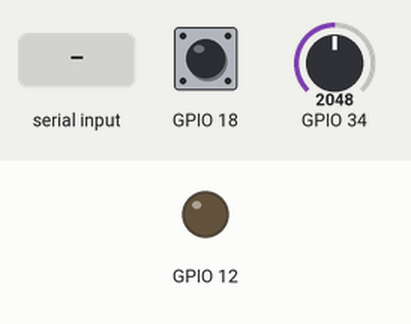
The sketch below on a simulated ESP32. Shown: output pins drawn as LEDs (lit = HIGH). Inputs (shaded band) come from the test bench; at power-on: GPIO 18 HIGH, GPIO 34 = 2048. What the sketch prints to the serial monitor is not drawn.

Above: at 1.2 s.
1.3 s: GPIO 18 pulled LOW for 0.15 s
2.9 s: "p 1\n" received over Serial
4.4 s: "c \n" received over Serial
5.9 s: "c 90\n" received over Serial
Timing chart, 0 to 8.4 s (numbered marks = the images above; inputs shaded):
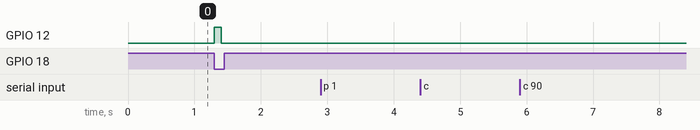

Measured:
- after the input at 1.3 s, GPIO 12: LOW → HIGH at once, → LOW 0.10 s later
- after the input at 2.9 s, every drawn part: stays the same
- after the input at 4.4 s, every drawn part: stays the same
- after the input at 5.9 s, every drawn part: stays the same

The sketch:

imageSensor.ino
```cpp
#include "interrupt.h"
#include "Pixel.h"

Pixel P = Pixel(ENV::RESET, ENV::LEVEL);

int resetTime = 100;
int expTime = 10;

void setup()
{
    Serial.begin(115200);

    pinMode(ENV::RESET, OUTPUT);
    pinMode(ENV::BTN, INPUT_PULLUP);
    pinMode(ENV::LEVEL, INPUT);

    analogSetWidth(ENV::ANALOG_WIDTH);

    attachInterrupt(digitalPinToInterrupt(ENV::BTN), handleInterrupt, FALLING);
}

void loop()
{
    if (INTERRUPT_FLAG)
    {
        float level = P.getExposedLevel(resetTime, expTime);
        Serial.println(level);

        INTERRUPT_FLAG = false; // 인터럽트 처리 완료 표시
        delay(100);
        attachInterrupt(digitalPinToInterrupt(ENV::BTN), handleInterrupt, FALLING); // 인터럽트 다시 활성화
    }

    if (Serial.available())
    {
        String input = Serial.readStringUntil('\n');
        input.trim(); // 입력 문자열의 앞뒤 공백 제거

        if (input.startsWith("r"))
        {
            // 파이썬 자동화를 위한 코드. 건드리지 말 것.
            Serial.println(resetTime + expTime);
            float level = P.getExposedLevel(resetTime, expTime);
            Serial.println(level);
        }
        else if (input.startsWith("c "))
        {
            // 시간 설정 변경용 코드
            input.remove(0, 2);
            int firstSpace = input.indexOf(' ');
            if (firstSpace == -1)
            {
                Serial.println("Invalid command format");
                return;
            }

            String resetTimeStr = input.substring(0, firstSpace);
            String expTimeStr = input.substring(firstSpace + 1);
            resetTime = resetTimeStr.toInt();
            expTime = expTimeStr.toInt();
            Serial.printf("Changed! resetTime: %d, expTime: %d\n", resetTime, expTime);
        }
        else if (input.startsWith("p"))
        {
            Serial.printf("Printing configs... resetTime: %d, expTime: %d\n", resetTime, expTime);
        }
        // else if (input.startsWith("t "))
        // {
        //     input.remove(0, 2);
        //     int firstSpace = input.indexOf(' ');
        //     int secondSpace = input.lastIndexOf(' ');
        //     if (firstSpace == -1 || secondSpace == -1 || firstSpace == secondSpace)
        //     {
        //         Serial.println("Invalid command format");
        //         return;
        //     }

        //     String resetTimeStr = input.substring(0, firstSpace);
        //     String expTimeStr = input.substring(firstSpace + 1, secondSpace);
        //     String stepStr = input.substring(secondSpace + 1);

        //     int reset = resetTimeStr.toInt();
        //     int exp = expTimeStr.toInt();
        //     int step = stepStr.toInt();

        //     Serial.printf("reset: %d, exp: %d, step: %d\n", reset, exp, step);

        //     float *array = new float[step];
        //     // chargingGraph(P, array, reset, exp, step);

        //     memset(array, 0, sizeof(float) * step); // 배열 초기화
        //     int duration = exp / step;

        //     P.resetCap(reset);
        //     for (int i = 0; i < step; i++)
        //     {
        //         array[i] = P.convertLevel(P.readLevel());
        //         delay(duration);
        //     }

        //     for (int i = 0; i < step; i++)
        //     {
        //         Serial.printf("%f ", array[i]);
        //         Serial.println();
        //     }
        //     delete[] array; // 동적 배열 메모리 해제
        // }
        else
        {
            Serial.println("Invalid command");
        }
    }
}
```

Pixel.h
```cpp
#include "interrupt.h"

class Pixel
{
private:
    int pixelId;
    int resetPin;
    int levelPin;

public:
    Pixel(int resetPin, int levelPin) : resetPin(resetPin), levelPin(levelPin) {}

    Pixel(int pixelId, int resetPin, int levelPin) : pixelId(pixelId), resetPin(resetPin), levelPin(levelPin) {}

    void resetCap(int resetTime)
    {
        digitalWrite(resetPin, HIGH);
        if (INTERRUPT_FLAG)
        {
            Serial.print("Resetting... resetTime: ");
            Serial.println(resetTime);
        }
        delay(resetTime);
        digitalWrite(resetPin, LOW);
        if (INTERRUPT_FLAG)
        {
            Serial.println("Reset complete.");
        }
    }

    float readLevel()
    {
        // 오버샘플링 코드
        float level = 0; // A0에서 읽은 값을 저장할 변수
        // A0 핀을 5번 읽어서 합산
        for (byte n = 0; n < 5; n++)
        {
            level += analogRead(levelPin); // A0 핀에서 값 읽기
            // delay(2); // 2밀리초 지연
        }
        // A0에서 읽은 값의 평균 계산
        level = level / 5;
        return level;
    }

    float convertLevel(float level)
    {
        return ((float)(pow(2, ENV::ANALOG_WIDTH) - level) / pow(2, ENV::ANALOG_WIDTH));
    }

    float getExposedLevel(int resetTime, int expTime)
    {
        this->resetCap(resetTime);

        #ifdef env1

        if (INTERRUPT_FLAG)
        {
            Serial.print("Exposing... expTime: ");
            Serial.println(expTime);
        }
        delay(expTime);
        if (INTERRUPT_FLAG)
        {
            Serial.println("Expose complete.");
        }


        float level = readLevel();

        #endif

        #ifdef env2

        if (INTERRUPT_FLAG) {
            Serial.print("Exposing... expTime: ");
            Serial.println(expTime);
        }

        // C1, C2 초기화 -> 0V
        digitalWrite(ENV::S1, HIGH);
        digitalWrite(ENV::S2, HIGH);
        digitalWrite(ENV::PC, HIGH);

        delay(resetTime);

        // S2 -> kTC noise level 저장됨.
        digitalWrite(ENV::S2, LOW);

        // 필요 없을 듯
        // delay(expTime / 4);

        // 노출 시작
        digitalWrite(ENV::TG, HIGH);

        delay(expTime);

        // 노출 종료
        digitalWrite(ENV::TG, LOW);

        // 필요 없을 듯
        // delay(expTime / 4);

        // S1 -> signal + kTC noise level 저장됨.
        digitalWrite(ENV::S1, LOW);

        digitalWrite(ENV::PC, LOW);

        // reset level 읽기
        digitalWrite(ENV::S2, HIGH);

        float reset_level = readLevel();

        digitalWrite(ENV::S2, LOW);

        // signal + reset level 읽기
        digitalWrite(ENV::S1, HIGH);

        float signal_level = readLevel();

        digitalWrite(ENV::S1, LOW);

        #endif

        return convertLevel(signal_level) - convertLevel(reset_level);
    }
};
```

env.h
```cpp
#ifndef envs

#define envs

// #define env1

#ifdef env1
namespace ENV {
    const float VOLT_MAX = 3.3;
    const int ANALOG_WIDTH = 11;

    const int RESET = 32;
    const int LEVEL = 34;
    const int BTN = 18;
}
#endif

#ifndef env1

#define env2
namespace ENV {
    const int RST = 12;
    const int TG = 13;
    const int S1 = 27;
    const int S2 = 26;
    const int PC = 14;
    // const int RS = 6;

    const int RESET = RST;
    const int LEVEL = 34;
    const int BTN = 18;

    const float VOLT_MAX = 3.3;
    const int ANALOG_WIDTH = 11;
}

#endif

#endif
```

interrupt.h
```cpp
#include "env.h"


#ifndef interrupt

#define interrupt
volatile bool INTERRUPT_FLAG = false; // 인터럽트 발생 여부를 저장할 변수

void IRAM_ATTR handleInterrupt()
{
    INTERRUPT_FLAG = true;                      // 인터럽트가 발생했음을 기록
    detachInterrupt(digitalPinToInterrupt(ENV::BTN)); // 인터럽트 비활성화
};

#endif
```
